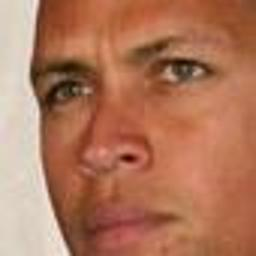
%> input picture images/AlexRodriguez_109.jpg, 256 x 256 px
$ octave --eval "result = extract_gist('images/AlexRodriguez_109.jpg');"   (GNU Octave 9; MATLAB toolbox functions it lacks are replaced by stand-ins)
%> lines starting %> are read from the running program, lines starting %| are printed output that depends on the picture
### createGabor.m
function G = createGabor(or, n)
%
% G = createGabor(numberOfOrientationsPerScale, n);
%
% Precomputes filter transfer functions. All computations are done on the
% Fourier domain.
%
% If you call this function without output arguments it will show the
% tiling of the Fourier domain.
%
% Input
%     numberOfOrientationsPerScale = vector that contains the number of
%                                orientations at each scale (from HF to BF)
%     n = imagesize = [nrows ncols]
%
% output
%     G = transfer functions for a jet of gabor filters
%
% URL: http://labelme.csail.mit.edu/Release3.0/browserTools/php/matlab_toolbox.php

Nscales = length(or);
Nfilters = sum(or);

if length(n) == 1
    n = [n(1) n(1)];
end

l=0;
for i=1:Nscales
    for j=1:or(i)
        l=l+1;
        param(l,:)=[.35 .3/(1.85^(i-1)) 16*or(i)^2/32^2 pi/(or(i))*(j-1)];
    end
end

% Frequencies:
%[fx, fy] = meshgrid(-n/2:n/2-1);
[fx, fy] = meshgrid(-n(2)/2:n(2)/2-1, -n(1)/2:n(1)/2-1);
fr = fftshift(sqrt(fx.^2+fy.^2));
t = fftshift(angle(fx+sqrt(-1)*fy));

% Transfer functions:
G=zeros([n(1) n(2) Nfilters]);
for i=1:Nfilters
    tr=t+param(i,4);
    tr=tr+2*pi*(tr<-pi)-2*pi*(tr>pi);

    G(:,:,i)=exp(-10*param(i,1)*(fr/n(2)/param(i,2)-1).^2-2*param(i,3)*pi*tr.^2);
end


if nargout == 0
    figure
    for i=1:Nfilters
        contour(fx, fy, fftshift(G(:,:,i)),[1 .7 .6],'r');
        hold on
    end
    axis('on')
    axis('equal')
    axis([-n(2)/2 n(2)/2 -n(1)/2 n(1)/2])
    axis('ij')
    xlabel('f_x (cycles per image)')
    ylabel('f_y (cycles per image)')
    grid on
end

### LMgist.m
function [gist, param] = LMgist(D, HOMEIMAGES, param)
%
% [gist, param] = LMgist(D, HOMEIMAGES, param);
% [gist, param] = LMgist(filename, HOMEIMAGES, param);
% [gist, param] = LMgist(filename, HOMEIMAGES, param, HOMEGIST);
%
% For a set of images:
% gist = LMgist(img, [], param);
%
% When calling LMgist with a fourth argument it will store the gists in a
% new folder structure mirroring the folder structure of the images. Then,
% when called again, if the gist files already exist, it will just read
% them without recomputing them:
%
%   [gist, param] = LMgist(filename, HOMEIMAGES, param, HOMEGIST);
%   [gist, param] = LMgist(D, HOMEIMAGES, param, HOMEGIST);
%
%%%%%%%%%%%%%%%%%%%%%%%%%%%%%%%%%%%%%%%%%%%%%%%%%%%%%%%%%%%%%%%%%%%%%%%%%%%%%%%%%%%%%%%%
% [19 lines of commented-out code are left out]

param.boundaryExtension = 32; % number of pixels to pad

if nargin<3
    % Default parameters
    param.imageSize = 128;
    param.orientationsPerScale = [8 8 8 8];
    param.numberBlocks = 4;
    param.fc_prefilt = 4;
    param.G = createGabor(param.orientationsPerScale, param.imageSize+2*param.boundaryExtension);
else
    if ~isfield(param, 'G')
        param.G = createGabor(param.orientationsPerScale, param.imageSize+2*param.boundaryExtension);
    end
end

% Precompute filter transfert functions (only need to do this once, unless
% image size is changes):
Nfeatures = size(param.G,3)*param.numberBlocks^2;

if isstruct(D)
    % [gist, param] = LMgist(D, HOMEIMAGES, param);
    Nscenes = length(D);
    typeD = 1;
end
if iscell(D)
    % [gist, param] = LMgist(filename, HOMEIMAGES, param);
    Nscenes = length(D);
    typeD = 2;
end
if isnumeric(D)
    % [gist, param] = LMgist(img, HOMEIMAGES, param);
    Nscenes = size(D,4);
    typeD = 3;
end

% Loop: Compute gist features for all scenes
gist = zeros([Nscenes Nfeatures], 'single');
imageSize = param.imageSize;
fc_prefilt = param.fc_prefilt;

for n = 1:Nscenes
    img = [];
% [17 lines of commented-out code are left out]
        try
            switch typeD
                case 1
                    img = LMimread(D, n, HOMEIMAGES);
                case 2
                    img = imread(fullfile(HOMEIMAGES, D{n}));
                case 3
                    img = D(:,:,:,n);
            end
        catch e
            switch typeD
                case 1
                    disp(D(n).annotation.folder)
                    disp(D(n).annotation.filename)
                case 2
                    disp(fullfile(HOMEIMAGES, D{n}));
            end
            %rethrow(e)
            gist(n, :) = NaN;
            continue;
        end

        % convert to gray scale
        img = single(mean(img,3));

        % resize and crop image to make it square
        img = imresizecrop(img, imageSize, 'bilinear');
        %img = imresize(img, param.imageSize, 'bilinear'); %jhhays

        % scale intensities to be in the range [0 255]
        img = img-min(img(:));
        img = 255*img/max(img(:));

% [6 lines of commented-out code are left out]
        output    = prefilt(img, fc_prefilt);

        % get gist:
        g = gistGabor(output, param);

        % [6 lines of commented-out code are left out]

    gist(n,:) = g;
    drawnow
end


function output = prefilt(img, fc)
% ima = prefilt(img, fc);
% fc  = 4 (default)
%
% Input images are double in the range [0, 255];
% You can also input a block of images [ncols nrows 3 Nimages]
%
% For color images, normalization is done by dividing by the local
% luminance variance.

if nargin == 1
    fc = 4; % 4 cycles/image
end

w = 5;
s1 = fc/sqrt(log(2));

% Pad images to reduce boundary artifacts
img = log(img+1);
img = padarray(img, [w w], 'symmetric');
[sn, sm, c, N] = size(img);
n = max([sn sm]);
n = n + mod(n,2);
img = padarray(img, [n-sn n-sm], 'symmetric','post');

% Filter
[fx, fy] = meshgrid(-n/2:n/2-1);
gf = fftshift(exp(-(fx.^2+fy.^2)/(s1^2)));
gf = repmat(gf, [1 1 c N]);

% Whitening
output = img - real(ifft2(fft2(img).*gf));
clear img

% Local contrast normalization
localstd = repmat(sqrt(abs(ifft2(fft2(mean(output,3).^2).*gf(:,:,1,:)))), [1 1 c 1]);
output = output./(.2+localstd);

% Crop output to have same size than the input
output = output(w+1:sn-w, w+1:sm-w,:,:);


function g = gistGabor(img, param)
%
% Input:
%   img = input image (it can be a block: [nrows, ncols, c, Nimages])
%   param.w = number of windows (w*w)
%   param.G = precomputed transfer functions
%
% Output:
%   g: are the global features = [Nfeatures Nimages],
%                    Nfeatures = w*w*Nfilters*c

img = single(img);

w = param.numberBlocks;
G = param.G;
be = param.boundaryExtension;

if ndims(img)==2
    c = 1;
    N = 1;
    [~ , ~, c] = size(img);
end
if ndims(img)==3
    [~ , ~, c] = size(img);
    N = c;
end
if ndims(img)==4
    [nrows ncols c N] = size(img);
    img = reshape(img, [nrows ncols c*N]);
    N = c*N;
end

[ny nx Nfilters] = size(G);
W = w*w;
g = zeros([W*Nfilters N]);

% pad image
img = padarray(img, [be be], 'symmetric');

img = single(fft2(img));
k=0;
for n = 1:Nfilters
    ig = abs(ifft2(img.*repmat(G(:,:,n), [1 1 N])));
    ig = ig(be+1:ny-be, be+1:nx-be, :);

    v = downN(ig, w);
    g(k+1:k+W,:) = reshape(v, [W N]);
    k = k + W;
    drawnow
end

if c == 3
    % If the input was a color image, then reshape 'g' so that one column
    % is one images output:
    g = reshape(g, [size(g,1)*3 size(g,2)/3]);
end


function y=downN(x, N)
%
% averaging over non-overlapping square image blocks
%
% Input
%   x = [nrows ncols nchanels]
% Output
%   y = [N N nchanels]

nx = fix(linspace(0,size(x,1),N+1));
ny = fix(linspace(0,size(x,2),N+1));
y  = zeros(N, N, size(x,3));
for xx=1:N
  for yy=1:N
    v=mean(mean(x(nx(xx)+1:nx(xx+1), ny(yy)+1:ny(yy+1),:),1),2);
    y(xx,yy,:)=v(:);
  end
end

### imresizecrop.m
function img = imresizecrop(img, M, METHOD)
%
% img = imresizecrop(img, M, METHOD);
%
% Output an image of size M(1) x M(2).
%
% URL: http://labelme.csail.mit.edu/Release3.0/browserTools/php/matlab_toolbox.php

if nargin < 3
    METHOD = 'bilinear';
end

if length(M) == 1
    M = [M(1) M(1)];
end

scaling = max([M(1)/size(img,1) M(2)/size(img,2)]);

%scaling = M/min([size(img,1) size(img,2)]);

newsize = round([size(img,1) size(img,2)]*scaling);
img = imresize(img, newsize, METHOD);

[nr nc cc] = size(img);

sr = floor((nr-M(1))/2);
sc = floor((nc-M(2))/2);

img = img(sr+1:sr+M(1), sc+1:sc+M(2),:);

### extract_gist.m
function [tot_feat] = extract_gist(impath)
%> called with impath = 'images/AlexRodriguez_109.jpg'
%
% Copyright Aditya Khosla http://mit.edu/khosla
%
% Please cite this paper if you use this code in your publication:
%   A. Khosla, J. Xiao, A. Torralba, A. Oliva
%   Memorability of Image Regions
%   Advances in Neural Information Processing Systems (NIPS) 2012
%

% if(~exist('c', 'var'))
%   c = conf();
% end

% feature = 'gist';
% p = c.feature_config.(feature);
img = imread(impath)
%> img is the input picture: size 256x256x3 uint8; mean R, G, B 176.1, 118.6, 91.3
p.maxsize = 500;
p.imageSize = [256 256];
p.orientationsPerScale = [8 8 8 8];
p.numberBlocks = 4;
p.fc_prefilt = 4;
p.feature_size = 512;

p.train_file = ['%s/train_gist_' num2str(p.feature_size) '.mat'];
p.test_file = ['%s/test_gist_' num2str(p.feature_size) '.mat'];
feat = LMgist(img, [], p);
%> in LMgist, `img = single(mean(img,3));`:
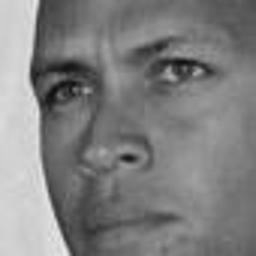
%> img: size 256x256 single; min 14, max 236, mean 128.7
%> in prefilt, `img = padarray(img, [w w], 'symmetric');`:
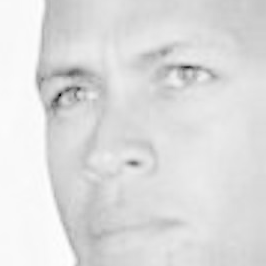
%> img: size 266x266 single; min 0, max 5.55, mean 4.82; drawn with min black and max white
%> in prefilt, `localstd = repmat(sqrt(abs(ifft2(fft2(mean(output,3).^2).*gf(:,:,1,:))..`:
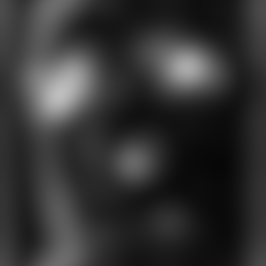
%> localstd: size 266x266 single; min 0.0293, max 0.746, mean 0.202
%> in prefilt, `output = output./(.2+localstd);`:
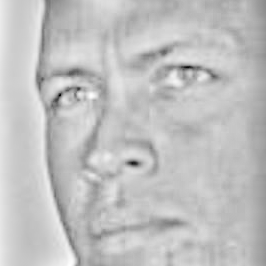
%> output: size 266x266 single; min -4.25, max 1.38, mean 0.0155; drawn with min black and max white
%> in prefilt, `output = output(w+1:sn-w, w+1:sm-w,:,:);`:
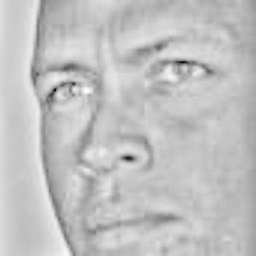
%> output: size 256x256 single; min -4.25, max 1.38, mean 0.0181; drawn with min black and max white
%> in gistGabor, `img = padarray(img, [be be], 'symmetric');`:
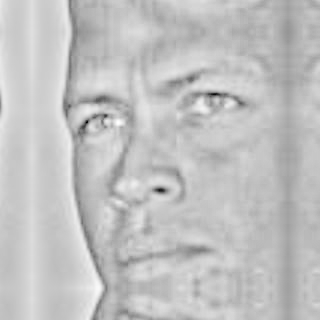
%> img: size 320x320 single; min -4.25, max 1.38, mean 0.0243; drawn with min black and max white
%> the loop in gistGabor, `for n = 1:Nfilters` made 32 passes
%> pass 2, in gistGabor, `ig = ig(be+1:ny-be, be+1:nx-be, :);`:
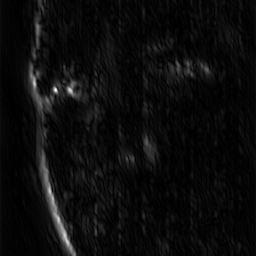
%> ig: size 256x256 single; min 1.28e-05, max 0.175, mean 0.00863; drawn with min black and max white
%> after the loop in gistGabor, `for n = 1:Nfilters`: g = 512 values, max 0.141 at index 385, min 0.00265 at index 52, mean 0.0253; k = 512
%> feat has the same summary as g in gistGabor
imglab = rgb2lab(img);
%> imglab: size 256x256x3 double; mean of channels 1, 2, 3 55.1, 20.1, 24.9
hist_feat = imhist(imglab, 30) / numel(imglab);
%> hist_feat = 30 values, max 0.984 at index 30, min 0 at index 2, mean 0.0333
tot_feat = [feat, hist_feat'];
%> tot_feat = 542 values, max 0.984 at index 542, min 0 at index 514, mean 0.0258
%> `result = extract_gist('images/AlexRodriguez_109.jpg');`: result has the same summary as tot_feat in extract_gist

$ run again, on images/AlexRodriguez_12.jpg
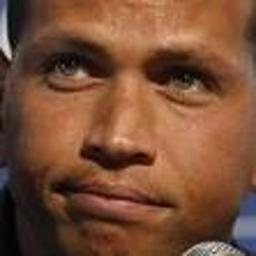
%> input picture images/AlexRodriguez_12.jpg, 256 x 256 px
%> in extract_gist, img is the input picture: size 256x256x3 uint8; mean R, G, B 120.7, 78.3, 54.4
%> in gistGabor, `img = padarray(img, [be be], 'symmetric');`:
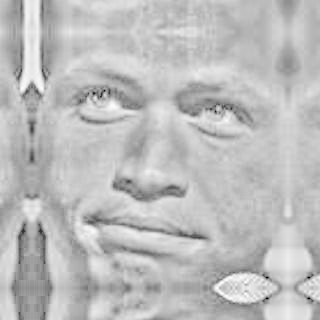
%> img: size 320x320 single; min -4.16, max 1.48, mean 0.0238; drawn with min black and max white
%> the loop in gistGabor, `for n = 1:Nfilters` made 32 passes
%> pass 1, in gistGabor, `ig = ig(be+1:ny-be, be+1:nx-be, :);`:
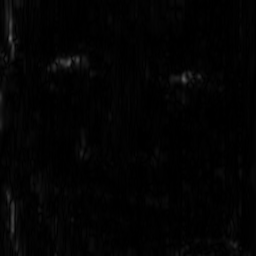
%> ig: size 256x256 single; min 6.75e-06, max 0.39, mean 0.014
%> after the loop in gistGabor, `for n = 1:Nfilters`: g = 512 values, max 0.219 at index 456, min 0.00514 at index 109, mean 0.0342; k = 512
%> feat has the same summary as g in gistGabor
%> imglab: size 256x256x3 double; mean of channels 1, 2, 3 36.9, 15.1, 20.9
%> hist_feat = 30 values, max 0.967 at index 30, min 4.58e-05 at index 5, mean 0.0333
%> tot_feat = 542 values, max 0.967 at index 542, min 4.58e-05 at index 517, mean 0.0341
%> result has the same summary as tot_feat in extract_gist

$ run again, on images/AlexRodriguez_136.jpg
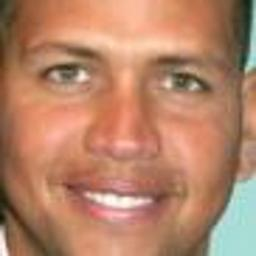
%> input picture images/AlexRodriguez_136.jpg, 256 x 256 px
%> in extract_gist, img is the input picture: size 256x256x3 uint8; mean R, G, B 181.4, 131.4, 104
%> in gistGabor, `img = padarray(img, [be be], 'symmetric');`:
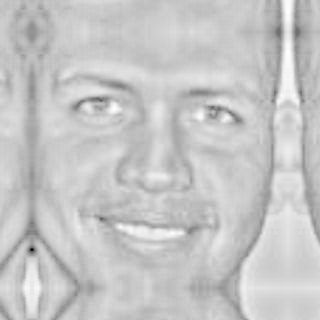
%> img: size 320x320 single; min -4.65, max 1.34, mean 0.00426; drawn with min black and max white
%> the loop in gistGabor, `for n = 1:Nfilters` made 32 passes
%> pass 2, in gistGabor, `ig = ig(be+1:ny-be, be+1:nx-be, :);`:
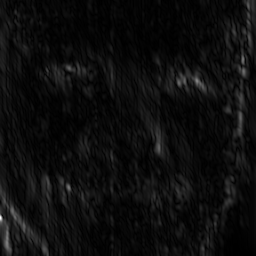
%> ig: size 256x256 single; min 2.52e-05, max 0.149, mean 0.00806; drawn with min black and max white
%> after the loop in gistGabor, `for n = 1:Nfilters`: g = 512 values, max 0.129 at index 397, min 0.00322 at index 25, mean 0.025; k = 512
%> feat has the same summary as g in gistGabor
%> imglab: size 256x256x3 double; mean of channels 1, 2, 3 59.1, 16.1, 22.8
%> hist_feat = 30 values, max 0.962 at index 30, min 1.53e-05 at index 6, mean 0.0333
%> tot_feat = 542 values, max 0.962 at index 542, min 1.53e-05 at index 518, mean 0.0254
%> result has the same summary as tot_feat in extract_gist

$ run again, on images/AlexRodriguez_14.jpg
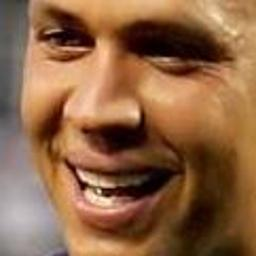
%> input picture images/AlexRodriguez_14.jpg, 256 x 256 px
%> in extract_gist, img is the input picture: size 256x256x3 uint8; mean R, G, B 141.8, 100.5, 68.9
%> the loop in gistGabor, `for n = 1:Nfilters` made 32 passes
%> pass 2, in gistGabor, `ig = ig(be+1:ny-be, be+1:nx-be, :);`:
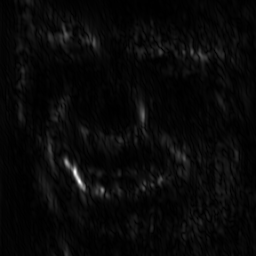
%> ig: size 256x256 single; min 1.42e-05, max 0.283, mean 0.0102; drawn with min black and max white
%> after the loop in gistGabor, `for n = 1:Nfilters`: g = 512 values, max 0.192 at index 455, min 0.00414 at index 100, mean 0.0321; k = 512
%> feat has the same summary as g in gistGabor
%> imglab: size 256x256x3 double; mean of channels 1, 2, 3 45.4, 13.4, 24.1
%> hist_feat = 30 values, max 0.965 at index 30, min 0 at index 5, mean 0.0333
%> tot_feat = 542 values, max 0.965 at index 542, min 0 at index 517, mean 0.0322
%> result has the same summary as tot_feat in extract_gist
